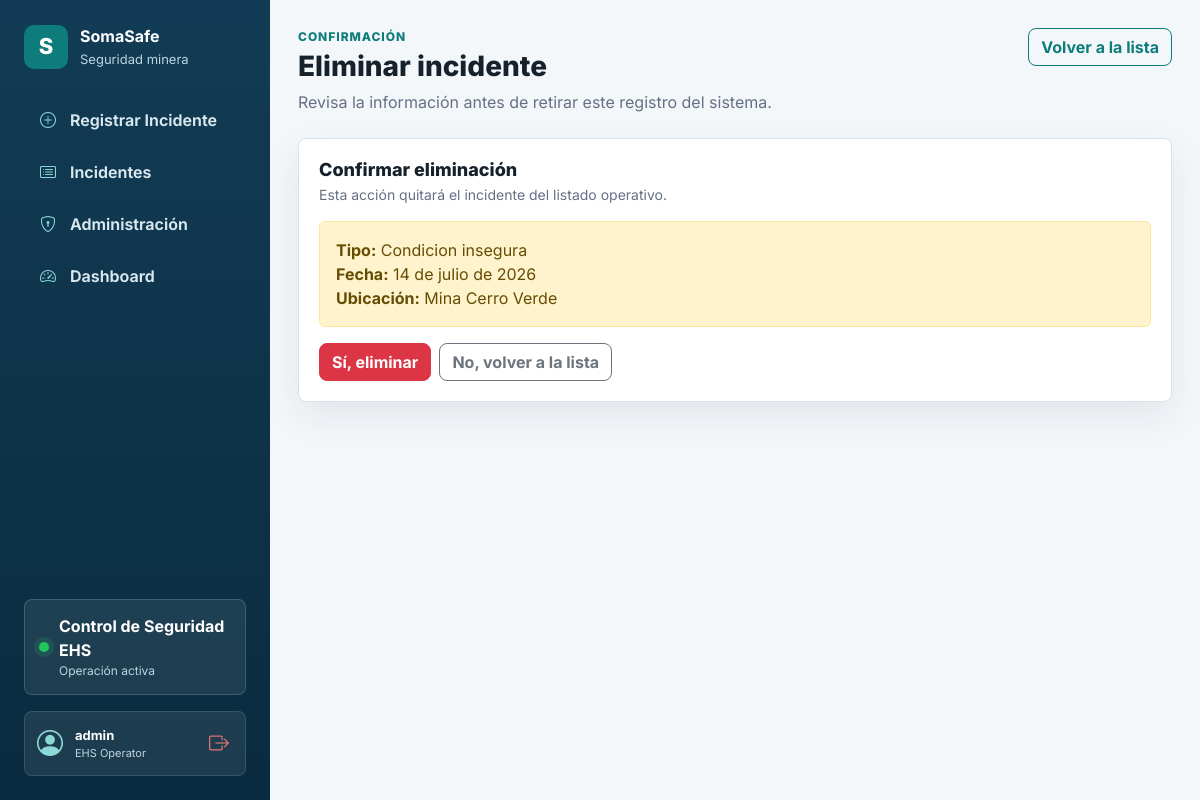
The app's page /eliminar/11/ (signed in) with its own data.
### incidentes/models.py (models this page shows, shortened)
class Incidente(models.Model):
    TIPOS_INCIDENTE = [
        ('accidente', 'Accidente'),
        ('casi_accidente', 'Casi accidente'),
        ('condicion_insegura', 'Condicion insegura'),
    ]
    ESTADOS = [
        ('pendiente', 'Pendiente'),
        ('en_proceso', 'En proceso'),
        ('resuelto', 'Resuelto'),
    ]
    NIVEL_RIESGO = [
        ('bajo', 'Bajo'),
        ('medio', 'Medio'),
        ('alto', 'Alto'),
        ('critico', 'Critico'),
    ]
    tipo = models.CharField(max_length=20, choices=TIPOS_INCIDENTE)
    fecha = models.DateField()
    descripcion = models.TextField()
    ubicacion = models.CharField(max_length=150)
    estado = models.CharField(max_length=20, choices=ESTADOS, default='pendiente')
    riesgo = models.CharField(max_length=10, choices=NIVEL_RIESGO, default='bajo')
    responsable = models.ForeignKey(
        settings.AUTH_USER_MODEL,
        on_delete=models.SET_NULL,
        null=True,
        blank=True,
        related_name='incidentes_asignados',
    )
    acciones_correctivas = models.TextField(blank=True)
    fecha_resolucion = models.DateField(null=True, blank=True)
    consecuencias = models.TextField(blank=True, verbose_name='Consecuencias del incidente')
    observaciones = models.TextField(blank=True, verbose_name='Observaciones adicionales')
    prioridad = models.CharField(
        max_length=15,
        choices=[('baja', 'Baja'), ('media', 'Media'), ('alta', 'Alta'), ('urgente', 'Urgente')],
        default='baja',
        verbose_name='Prioridad'
    )
    evidencia = models.ImageField(
        upload_to='incidentes/evidencias/',
        blank=True,
        null=True,
        verbose_name='Evidencia fotográfica'
    )
    creado_por = models.ForeignKey(
        settings.AUTH_USER_MODEL,
        on_delete=models.SET_NULL,
        null=True,
        blank=True,
        related_name='incidentes_creados',
        editable=False,
    )
    creado_en = models.DateTimeField(auto_now_add=True)
    actualizado_en = models.DateTimeField(auto_now=True)

### incidentes/views.py (the view)
# urls.py: path('eliminar/<int:id>/', views.eliminar_incidente, name='eliminar_incidente'),
@login_required
def eliminar_incidente(request, id):
    incidente = get_object_or_404(Incidente, id=id)
    es_supervisor = request.user.groups.filter(name='Supervisor').exists() or request.user.is_superuser
    if not es_supervisor:
        messages.error(request, 'Acceso denegado: Solo los supervisores pueden eliminar incidentes.')
        return redirect('lista_incidentes')
    if request.method == 'POST':
        incidente.delete()
        messages.success(request, 'Incidente eliminado correctamente.')
        return redirect('lista_incidentes')
    return render(request, 'confirmar_eliminar.html', {'incidente': incidente})

### incidentes/templates/confirmar_eliminar.html (shortened to what this page needs)
{% extends 'base.html' %}
{% block eyebrow %}Confirmación{% endblock %}
{% block page_title %}Eliminar incidente{% endblock %}
{% block page_subtitle %}Revisa la información antes de retirar este registro del sistema.{% endblock %}
{% block actions %}
<a href="{% url 'lista_incidentes' %}" class="btn btn-outline-primary">Volver a la lista</a>
{% endblock %}
{% block content %}
<section class="panel form-panel">
  <div class="panel-header">
    <div>
      <h2>Confirmar eliminación</h2>
      <p>Esta acción quitará el incidente del listado operativo.</p>
    </div>
  </div>
  <div class="alert alert-warning">
    <strong>Tipo:</strong> {{ incidente.get_tipo_display }}<br />
    <strong>Fecha:</strong> {{ incidente.fecha }}<br />
    <strong>Ubicación:</strong> {{ incidente.ubicacion }}
  </div>
  <form method="POST" class="d-flex gap-2 flex-wrap">
    <button type="submit" class="btn btn-danger">Sí, eliminar</button>
    <a href="{% url 'lista_incidentes' %}" class="btn btn-outline-secondary">
      No, volver a la lista
    </a>
  </form>
</section>
{% endblock %}

### incidentes/templates/base.html (shortened to what this page needs)
{% load static %}
<!doctype html>
<html lang="es">
  <head>
    <link
      href="https://cdn.jsdelivr.net/npm/bootstrap@5.3.0/dist/css/bootstrap.min.css"
      rel="stylesheet" />
    <link
      rel="stylesheet"
      href="https://cdn.jsdelivr.net/npm/bootstrap-icons@1.11.3/font/bootstrap-icons.min.css" />
    <link href="{% static 'css/somasafe.css' %}" rel="stylesheet" />
  </head>
  <body>
    <div class="app-shell">
      <aside class="sidebar">
        <a class="brand" href="{% url 'dashboard' %}" aria-label="SomaSafe Dashboard">
          <span class="brand-mark">S</span>
          <span>
            <strong>SomaSafe</strong>
            <small>Seguridad minera</small>
          </span>
        </a>
        <nav class="nav-menu" aria-label="Navegación principal">
          <a
            href="{% url 'registrar_incidente' %}"
            class="{% if request.resolver_match.url_name == 'registrar_incidente' or request.resolver_match.url_name == 'editar_incidente' %}active{% endif %}">
            <i class="bi bi-plus-circle nav-icon"></i>
            Registrar Incidente
          </a>
          <a
            href="{% url 'lista_incidentes' %}"
            class="{% if request.resolver_match.url_name == 'lista_incidentes' %}active{% endif %}">
            <i class="bi bi-card-list nav-icon"></i>
            Incidentes
          </a>
          <a href="{% url 'admin:index' %}">
            <i class="bi bi-shield-lock nav-icon"></i>
            Administración
          </a>
          <a
            href="{% url 'dashboard' %}"
            class="{% if request.resolver_match.url_name == 'dashboard' %}active{% endif %}">
            <i class="bi bi-speedometer2 nav-icon"></i>
            Dashboard
          </a>
        </nav>
        <div class="sidebar-footer">
          <div class="sidebar-status">
            <span class="status-dot"></span>
            <div>
              <strong>Control de Seguridad EHS</strong>
              <small>Operación activa</small>
            </div>
          </div>
          {% if user.is_authenticated %}
          <div class="sidebar-profile">
            <div class="profile-avatar">
              <i class="bi bi-person-circle"></i>
            </div>
            <div class="profile-info">
              <span class="profile-name" title="{{ user.username }}">{{ user.username }}</span>
              <span class="profile-role">EHS Operator</span>
            </div>
            <a href="{% url 'logout' %}" class="profile-logout-btn" title="Cerrar sesión">
              <i class="bi bi-box-arrow-right"></i>
            </a>
          </div>
          {% endif %}
        </div>
      </aside>
      <main class="main-content">
        <header class="topbar">
          <div>
            <p class="eyebrow">{% block eyebrow %}SomaSafe{% endblock %}</p>
            <h1>{% block page_title %}Panel operativo{% endblock %}</h1>
            <p>{% block page_subtitle %}Gestión y seguimiento de incidentes de seguridad minera.{% endblock %}</p>
          </div>
          <div class="topbar-actions">
            {% block actions %}{% endblock %}
          </div>
        </header>
        {% block content %}{% endblock %}
      </main>
    </div>
  </body>
</html>

### incidentes/static/css/somasafe.css (style rules this page uses)
:root { --color-primary: #123c55; --color-primary-strong: #0a2b3f; --color-secondary: #0e7c7b; --color-accent: #f59e0b; --color-bg: #f4f7fa; --color-surface: #ffffff; --color-surface-muted: #eef3f7; --color-text: #17212b; --color-muted: #667085; --color-border: #d9e2ea; --shadow-soft: 0 14px 36px rgba(16, 24, 40, 0.08); }
* { box-sizing: border-box; }
body { margin: 0; min-height: 100vh; background: var(--color-bg); color: var(--color-text); font-family: "Inter", Arial, sans-serif; letter-spacing: 0; }
a { color: inherit; }
.app-shell { display: grid; grid-template-columns: 270px minmax(0, 1fr); min-height: 100vh; }
.sidebar { position: sticky; top: 0; height: 100vh; display: flex; flex-direction: column; gap: 28px; padding: 24px; background: linear-gradient(180deg, var(--color-primary), var(--color-primary-strong)); color: #ffffff; }
.brand { display: flex; align-items: center; gap: 12px; color: #ffffff; text-decoration: none; }
.brand-mark { width: 44px; height: 44px; display: grid; place-items: center; border-radius: 10px; background: var(--color-secondary); color: #ffffff; font-size: 22px; font-weight: 800; }
.brand strong, .brand small { display: block; }
.brand small { margin-top: 2px; color: #bdd4df; font-size: 13px; }
.nav-menu { display: grid; gap: 8px; }
.nav-menu a { display: flex; align-items: center; gap: 10px; min-height: 44px; padding: 10px 12px; border-radius: 8px; color: #d9e8ef; font-weight: 650; text-decoration: none; }
.nav-icon { width: 24px; color: #8bd8d4; text-align: center; }
.sidebar-status { display: flex; align-items: center; gap: 10px; margin-top: auto; padding: 14px; border: 1px solid rgba(255, 255, 255, 0.16); border-radius: 8px; background: rgba(255, 255, 255, 0.08); }
.sidebar-status strong, .sidebar-status small { display: block; }
.sidebar-status small { color: #bdd4df; font-size: 12px; }
.status-dot { width: 10px; height: 10px; flex: 0 0 auto; border-radius: 999px; background: #22c55e; box-shadow: 0 0 0 5px rgba(34, 197, 94, 0.16); }
.main-content { min-width: 0; padding: 28px; }
.topbar { display: flex; justify-content: space-between; align-items: flex-start; gap: 20px; margin-bottom: 24px; }
.topbar h1 { margin: 0; color: var(--color-text); font-size: 28px; font-weight: 800; }
.topbar p { margin: 6px 0 0; color: var(--color-muted); }
.eyebrow { margin: 0 0 4px !important; color: var(--color-secondary) !important; font-size: 12px; font-weight: 800; letter-spacing: 0.08em; text-transform: uppercase; }
.topbar-actions { display: flex; align-items: center; gap: 10px; flex-wrap: wrap; justify-content: flex-end; }
.btn { border-radius: 8px; font-weight: 700; }
.btn-outline-primary { border-color: var(--color-secondary); color: var(--color-secondary); }
.kpi-card, .panel { border: 1px solid var(--color-border); border-radius: 8px; background: var(--color-surface); box-shadow: var(--shadow-soft); }
.panel { padding: 20px; }
.panel-header { display: flex; justify-content: space-between; gap: 16px; align-items: flex-start; margin-bottom: 16px; }
.panel-header h2 { margin: 0; font-size: 18px; font-weight: 800; }
.panel-header p { margin: 4px 0 0; color: var(--color-muted); font-size: 14px; }
.form-panel { max-width: 920px; }
.sidebar-footer { margin-top: auto; display: flex; flex-direction: column; gap: 16px; }
.sidebar-profile { display: flex; align-items: center; gap: 12px; padding: 12px; border-radius: 8px; background: rgba(255, 255, 255, 0.08); border: 1px solid rgba(255, 255, 255, 0.12); }
.profile-avatar { font-size: 26px; color: #8bd8d4; display: flex; align-items: center; }
.profile-info { display: flex; flex-direction: column; flex-grow: 1; min-width: 0; }
.profile-name { font-weight: 700; font-size: 13px; color: #ffffff; white-space: nowrap; overflow: hidden; text-overflow: ellipsis; }
.profile-role { font-size: 11px; color: #bdd4df; }
.profile-logout-btn { font-size: 20px; color: #e57373; display: flex; align-items: center; transition: color 0.2s ease; padding: 4px; border-radius: 4px; }

### records on screen
Incidente: tipo "Condicion insegura", fecha "14 de julio de 2026", ubicacion "Mina Cerro Verde"

### other values on screen
{{ user.username }} "admin"
